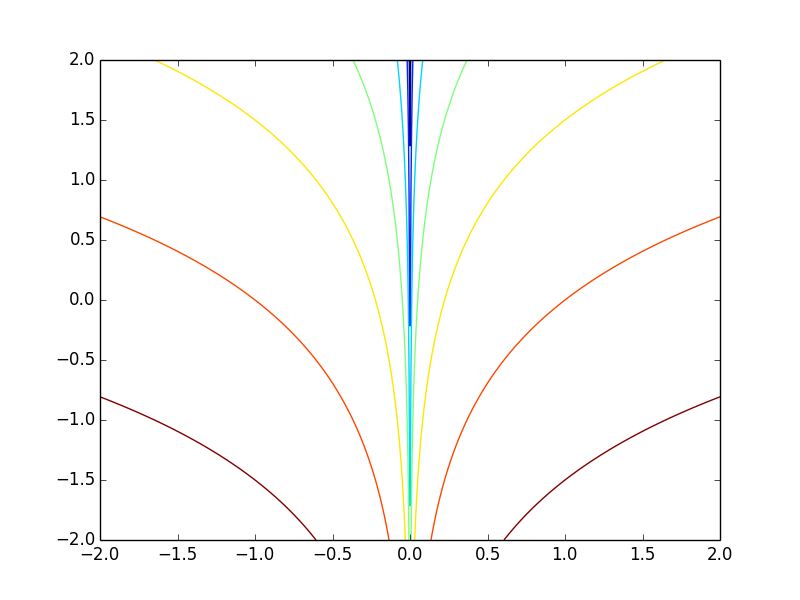

Reproduce this figure in Python.
import numpy as np
import matplotlib.pylab as plt

N = 1000

x = np.linspace(-2, 2, N)
y = np.linspace(-2, 2, N)

x, y = np.meshgrid(x, y)
z = np.log(np.abs(x)) - y

plt.contour(x, y, z)
plt.savefig("oppg2.png")
plt.show()
